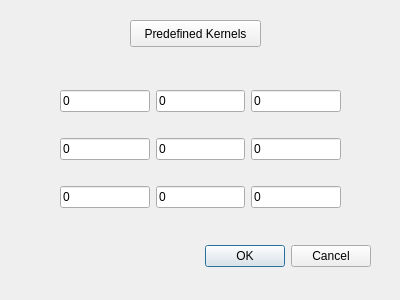
<?xml version="1.0" encoding="UTF-8"?>
<ui version="4.0">
 <class>ConvolutionKernelDialog</class>
 <widget class="QDialog" name="ConvolutionKernelDialog">
  <property name="geometry">
   <rect>
    <x>0</x>
    <y>0</y>
    <width>400</width>
    <height>300</height>
   </rect>
  </property>
  <property name="windowTitle">
   <string>Dialog</string>
  </property>
  <widget class="QDialogButtonBox" name="buttonBox">
   <property name="geometry">
    <rect>
     <x>30</x>
     <y>240</y>
     <width>341</width>
     <height>32</height>
    </rect>
   </property>
   <property name="orientation">
    <enum>Qt::Horizontal</enum>
   </property>
   <property name="standardButtons">
    <set>QDialogButtonBox::Cancel|QDialogButtonBox::Ok</set>
   </property>
  </widget>
  <widget class="QWidget" name="gridLayoutWidget">
   <property name="geometry">
    <rect>
     <x>60</x>
     <y>70</y>
     <width>281</width>
     <height>161</height>
    </rect>
   </property>
   <layout class="QGridLayout" name="gridLayout">
    <item row="0" column="2">
     <widget class="QLineEdit" name="k02">
      <property name="text">
       <string>0</string>
      </property>
      <property name="matrixRow" stdset="0">
       <number>0</number>
      </property>
      <property name="matrixColumn" stdset="0">
       <number>2</number>
      </property>
     </widget>
    </item>
    <item row="0" column="0">
     <widget class="QLineEdit" name="k00">
      <property name="text">
       <string>0</string>
      </property>
      <property name="matrixRow" stdset="0">
       <number>0</number>
      </property>
      <property name="matrixColumn" stdset="0">
       <number>0</number>
      </property>
     </widget>
    </item>
    <item row="2" column="1">
     <widget class="QLineEdit" name="k11">
      <property name="text">
       <string>0</string>
      </property>
      <property name="matrixRow" stdset="0">
       <number>1</number>
      </property>
      <property name="matrixColumn" stdset="0">
       <number>1</number>
      </property>
     </widget>
    </item>
    <item row="0" column="1">
     <widget class="QLineEdit" name="k01">
      <property name="text">
       <string>0</string>
      </property>
      <property name="matrixRow" stdset="0">
       <number>0</number>
      </property>
      <property name="matrixColumn" stdset="0">
       <number>1</number>
      </property>
     </widget>
    </item>
    <item row="3" column="2">
     <widget class="QLineEdit" name="k22">
      <property name="text">
       <string>0</string>
      </property>
      <property name="matrixRow" stdset="0">
       <number>2</number>
      </property>
      <property name="matrixColumn" stdset="0">
       <number>2</number>
      </property>
     </widget>
    </item>
    <item row="2" column="0">
     <widget class="QLineEdit" name="k10">
      <property name="text">
       <string>0</string>
      </property>
      <property name="matrixRow" stdset="0">
       <number>1</number>
      </property>
      <property name="matrixColumn" stdset="0">
       <number>0</number>
      </property>
     </widget>
    </item>
    <item row="2" column="2">
     <widget class="QLineEdit" name="k12">
      <property name="text">
       <string>0</string>
      </property>
      <property name="matrixRow" stdset="0">
       <number>1</number>
      </property>
      <property name="matrixColumn" stdset="0">
       <number>2</number>
      </property>
     </widget>
    </item>
    <item row="3" column="0">
     <widget class="QLineEdit" name="k20">
      <property name="text">
       <string>0</string>
      </property>
      <property name="matrixRow" stdset="0">
       <number>2</number>
      </property>
      <property name="matrixColumn" stdset="0">
       <number>0</number>
      </property>
     </widget>
    </item>
    <item row="3" column="1">
     <widget class="QLineEdit" name="k21">
      <property name="text">
       <string>0</string>
      </property>
      <property name="matrixRow" stdset="0">
       <number>2</number>
      </property>
      <property name="matrixColumn" stdset="0">
       <number>1</number>
      </property>
     </widget>
    </item>
   </layout>
  </widget>
  <widget class="QPushButton" name="predefinedKernelsButton">
   <property name="geometry">
    <rect>
     <x>130</x>
     <y>20</y>
     <width>131</width>
     <height>27</height>
    </rect>
   </property>
   <property name="text">
    <string>Predefined Kernels</string>
   </property>
  </widget>
 </widget>
 <resources/>
 <connections>
  <connection>
   <sender>buttonBox</sender>
   <signal>accepted()</signal>
   <receiver>ConvolutionKernelDialog</receiver>
   <slot>accept()</slot>
   <hints>
    <hint type="sourcelabel">
     <x>248</x>
     <y>254</y>
    </hint>
    <hint type="destinationlabel">
     <x>157</x>
     <y>274</y>
    </hint>
   </hints>
  </connection>
  <connection>
   <sender>buttonBox</sender>
   <signal>rejected()</signal>
   <receiver>ConvolutionKernelDialog</receiver>
   <slot>reject()</slot>
   <hints>
    <hint type="sourcelabel">
     <x>316</x>
     <y>260</y>
    </hint>
    <hint type="destinationlabel">
     <x>286</x>
     <y>274</y>
    </hint>
   </hints>
  </connection>
  <connection>
   <sender>predefinedKernelsButton</sender>
   <signal>clicked()</signal>
   <receiver>ConvolutionKernelDialog</receiver>
   <slot>selectPredefinedKernel()</slot>
   <hints>
    <hint type="sourcelabel">
     <x>195</x>
     <y>33</y>
    </hint>
    <hint type="destinationlabel">
     <x>199</x>
     <y>149</y>
    </hint>
   </hints>
  </connection>
 </connections>
 <slots>
  <slot>selectPredefinedKernel()</slot>
 </slots>
</ui>
